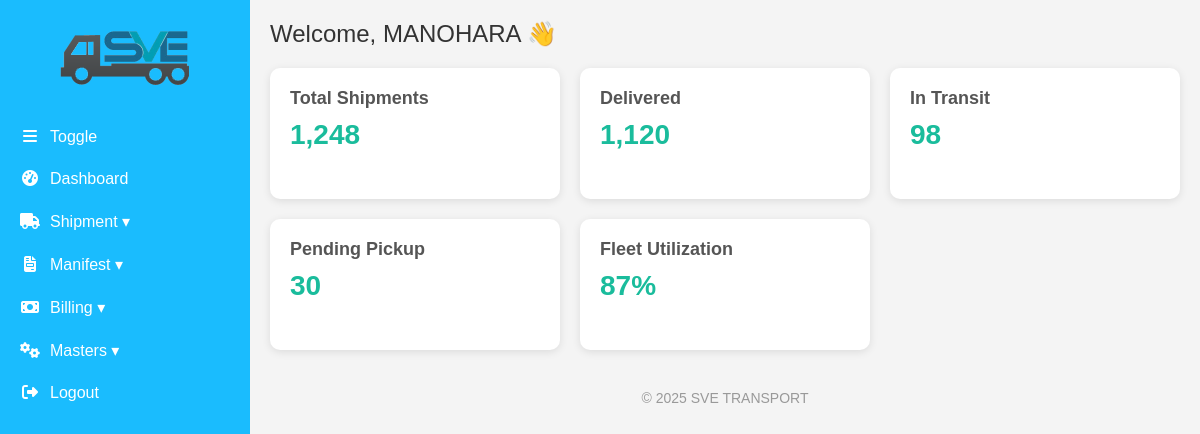
Page /dashboard/ (signed in) on the earlier database version.
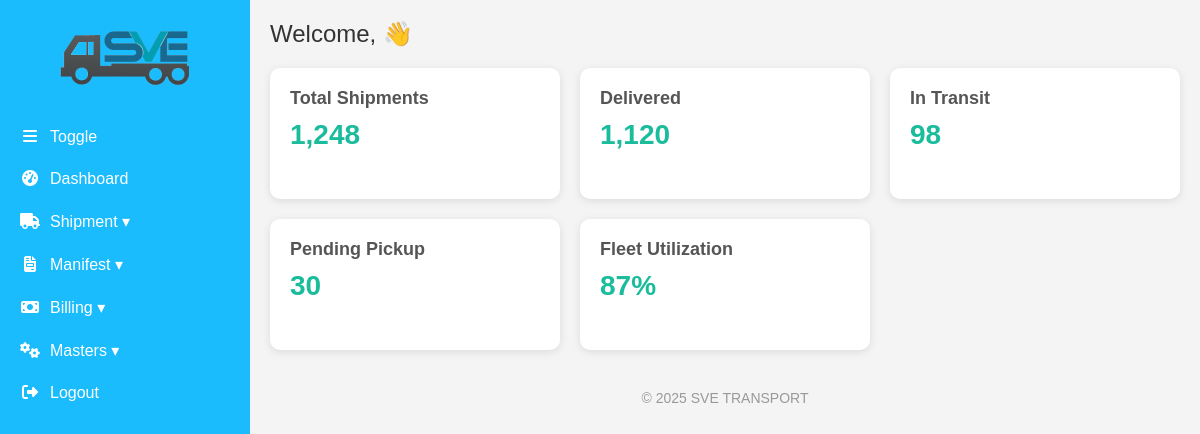
Same page on the later database version.
### main/models.py (models this page shows, shortened)
class CustomUser(AbstractUser):
    GENDER_CHOICES = [
        ('M', 'Male'),
        ('F', 'Female'),
        ('O', 'Other'),
    ]
    ROLE_CHOICES = [
        ('Admin', 'Admin'),
        ('Supervisor', 'Supervisor'),
        ('Co-ordinator', 'Co-ordinator'),
        ('Executive', 'Executive'),
        ('Branch Manager', 'Branch Manager'),
        ('Customer', 'Customer'),
    ]
    STATUS_CHOICES = [
        ('Active', 'Active'),
        ('Inactive', 'Inactive'),
    ]
    USERTYPE_CHOICES = [
        ('Internal', 'Internal'),
        ('External', 'External'),
    ]
    gender = models.CharField(max_length=1, choices=GENDER_CHOICES)
    phone_number = models.CharField(max_length=15)
    usertype = models.CharField(max_length=10, choices=USERTYPE_CHOICES, default='Internal')
    company_name = models.ForeignKey('main.CustomerMaster', on_delete=models.CASCADE, null=True, blank=True)
    branch = models.ForeignKey('main.Branch', on_delete=models.SET_NULL, null=True, blank=True)
    role = models.CharField(max_length=20, choices=ROLE_CHOICES)
    user_status = models.CharField(max_length=8, choices=STATUS_CHOICES, default='Active')

### main/views.py (the view)
# urls.py: path('dashboard/', views.dashboard, name='dashboard'),
def dashboard(request):
    return render(request, 'dashboard.html')

### templates/dashboard.html (shortened to what this page needs)
<!DOCTYPE html>
{% load static %}
<html lang="en">
<head>
  <link rel="stylesheet" href="https://cdnjs.cloudflare.com/ajax/libs/font-awesome/6.4.0/css/all.min.css">
</head>
<body>
<nav class="sidebar" id="sidebar">
  <img src="{% static 'logo.png' %}" alt="SVE TRANSPORT">
  <button class="dropdown-btn" onclick="toggleSidebar()" aria-expanded="false">
    <span class="icon"><i class="fas fa-bars"></i></span>
    <span class="label">Toggle</span>
  </button>
  <button class="dropdown-btn" onclick="location.href='{% url 'dashboard' %}'">
    <span class="icon"><i class="fas fa-tachometer-alt"></i></span>
    <span class="label">Dashboard</span>
  </button>
  <button class="dropdown-btn" aria-expanded="false">
    <span class="icon"><i class="fas fa-truck"></i></span>
    <span class="label">Shipment ▾</span>
  </button>
  <button class="dropdown-btn">
    <span class="icon"><i class="fas fa-file-invoice"></i></span>
    <span class="label">Manifest ▾</span>
  </button>
  {% if user.usertype == 'Internal' %}
  <button class="dropdown-btn" aria-expanded="false">
    <span class="icon"><i class="fas fa-money-bill"></i></span>
    <span class="label">Billing ▾</span>
  </button>
  <button class="dropdown-btn" aria-expanded="false">
    <span class="icon"><i class="fas fa-cogs"></i></span>
    <span class="label">Masters ▾</span>
  </button>
  {% endif %}
  {% if user.is_authenticated %}
    <button class="dropdown-btn" onclick="location.href='{% url 'logout' %}'">
      <span class="icon"><i class="fas fa-sign-out-alt"></i></span>
      <span class="label">Logout</span>
    </button>
  {% endif %}
</nav>
<main class="main-content" id="main-content">
  <div class="dashboard-title">Welcome, {{ user.first_name }} 👋</div>
  <div class="dashboard-grid">
    <div class="card"><h3>Total Shipments</h3><p>1,248</p></div>
    <div class="card"><h3>Delivered</h3><p>1,120</p></div>
    <div class="card"><h3>In Transit</h3><p>98</p></div>
    <div class="card"><h3>Pending Pickup</h3><p>30</p></div>
    <div class="card"><h3>Fleet Utilization</h3><p>87%</p></div>
  </div>
  <footer>&copy; 2025 SVE TRANSPORT</footer>
</main>
</body>
</html>

Differences in the rows shown:
no longer on this page (row edited): CustomUser: first_name "MANOHARA"
